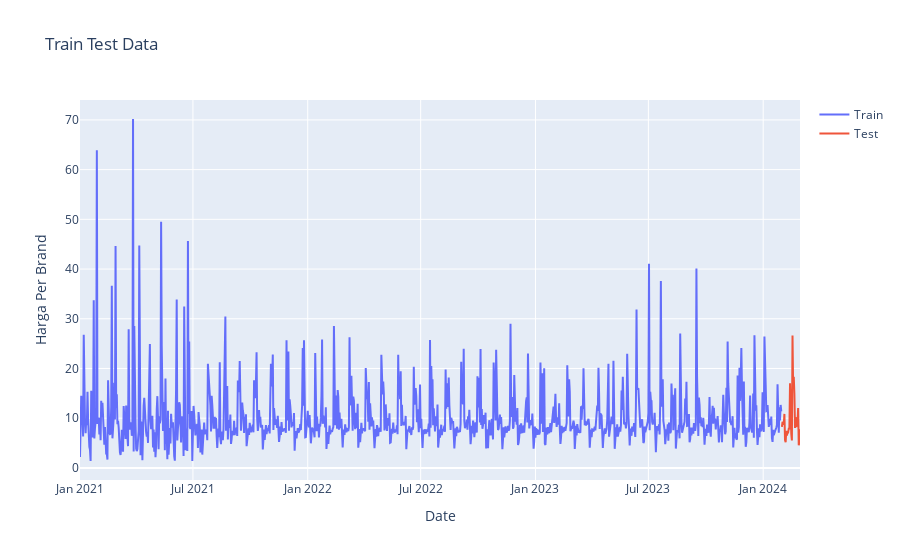

Notebook cell for this chart:
### Code cell
trace_train = go.Scatter(x=train.index, y=train['avg_harga_brand'], mode='lines', name='Train')
trace_test = go.Scatter(x=test.index, y=test['avg_harga_brand'], mode='lines', name='Test')

layout = go.Layout(title='Train Test Data', xaxis=dict(title='Date'), yaxis=dict(title='Harga Per Brand'))
fig = go.Figure(data=[trace_train, trace_test], layout=layout)

fig.show()

### Figure 1 — Plotly figure (JSON) as saved in the notebook; plotly's stock layout.template omitted (floating-point values rounded to 4 significant figures; data arrays with more than 128 entries replaced by an {"elided": "..."} marker saying what was removed)
{"data": [{"mode": "lines", "name": "Train", "type": "scatter", "x": {"elided": "1125 str values"}, "y": {"elided": "1125 float values"}}, {"mode": "lines", "name": "Test", "type": "scatter", "x": ["2024-01-31T00:00:00", "2024-02-01T00:00:00", "2024-02-02T00:00:00", "2024-02-03T00:00:00", "2024-02-04T00:00:00", "2024-02-05T00:00:00", "2024-02-06T00:00:00", "2024-02-07T00:00:00", "2024-02-08T00:00:00", "2024-02-09T00:00:00", "2024-02-10T00:00:00", "2024-02-11T00:00:00", "2024-02-12T00:00:00", "2024-02-13T00:00:00", "2024-02-14T00:00:00", "2024-02-15T00:00:00", "2024-02-16T00:00:00", "2024-02-17T00:00:00", "2024-02-18T00:00:00", "2024-02-19T00:00:00", "2024-02-20T00:00:00", "2024-02-21T00:00:00", "2024-02-22T00:00:00", "2024-02-23T00:00:00", "2024-02-24T00:00:00", "2024-02-25T00:00:00", "2024-02-26T00:00:00", "2024-02-27T00:00:00", "2024-02-28T00:00:00", "2024-02-29T00:00:00"], "y": [8.243, 9.249, 9.071, 8.675, 10.86, 5.591, 5.156, 7.452, 6.482, 7.191, 7.156, 7.929, 7.952, 17.05, 7.157, 6.867, 5.524, 26.61, 16.06, 18.32, 15.02, 8.049, 10.22, 8.21, 9.023, 9.115, 12.05, 4.538, 5.201, 7.797]}], "layout": {"title": {"text": "Train Test Data"}, "xaxis": {"title": {"text": "Date"}}, "yaxis": {"title": {"text": "Harga Per Brand"}}}}
